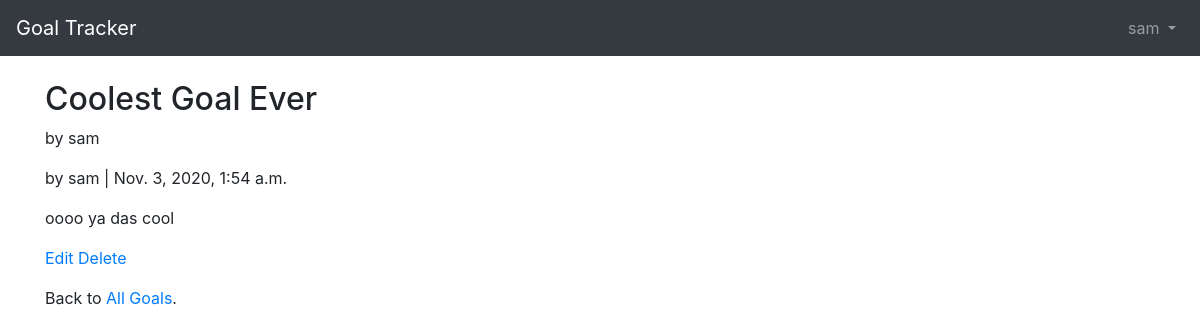
Page /goals/1/ (signed in) on the committed database.
### users/models.py (models this page shows)
class CustomUser(AbstractUser):
    age = models.PositiveIntegerField(null=True, blank=True)

### goals/models.py (models this page shows, shortened)
class Goal(models.Model):
    title = models.CharField(max_length=255)
    body = models.TextField()
    date = models.DateTimeField(auto_now_add=True)
    author = models.ForeignKey(
    get_user_model(),
    on_delete=models.CASCADE,
    )

### goals/views.py (the view)
# urls.py: path('<int:pk>/', GoalDetailView.as_view(), name='goal_detail'),
class GoalDetailView(DetailView):
    model = Goal
    template_name = 'goal_detail.html'

### templates/goal_detail.html
{% extends 'base.html' %}
{% block content %}
<div class="goal-entry">
  <h2>{{ object.title }}</h2>
    <p> by {{ object.author }}</h2>
      <p> by {{ object.author }} | {{ object.date }}</p>
      <p>{{ object.body }}</p>
    </div>
    <p><a href="{% url 'goal_edit' goal.pk %}">Edit</a>
      <a href="{% url 'goal_delete' goal.pk %}">Delete</a></p>
    <p>Back to <a href="{% url 'goal_list' %}">All Goals</a>.</p>
  {% endblock content %}

### templates/base.html (shortened to what this page needs)
<!doctype html>
<html lang="en">
  <head>
    <link rel="stylesheet"
    href="https://stackpath.bootstrapcdn.com/bootstrap/4.1.3/css/bootstrap.min.css"
>
  </head>
  <body>
    <nav class="navbar navbar-expand-md navbar-dark bg-dark mb-4">
      <a class="navbar-brand" href="{% url 'home' %}">Goal Tracker</a>
    <div class="collapse navbar-collapse" id="navbarCollapse">
      {% if user.is_authenticated %}
        <ul class="navbar-nav ml-auto">
          <li class="nav-item">
            <a class="nav-link dropdown-toggle" href="#" id="userMenu"
              data-toggle="dropdown" aria-haspopup="true"
              aria-expanded="false">
              {{ user.username }}
            </a>
          </li>
        </ul>
      {% endif %}
    </div>
  </nav>
  <div class="container">
    {% block content %}
    {% endblock content %}
  </div>
  </body>
</html>

### rows in the picture
CustomUser: username "sam"
Goal: title "Coolest Goal Ever", author "sam", date "Nov. 3, 2020, 1:54 a.m.", body "oooo ya das cool"
